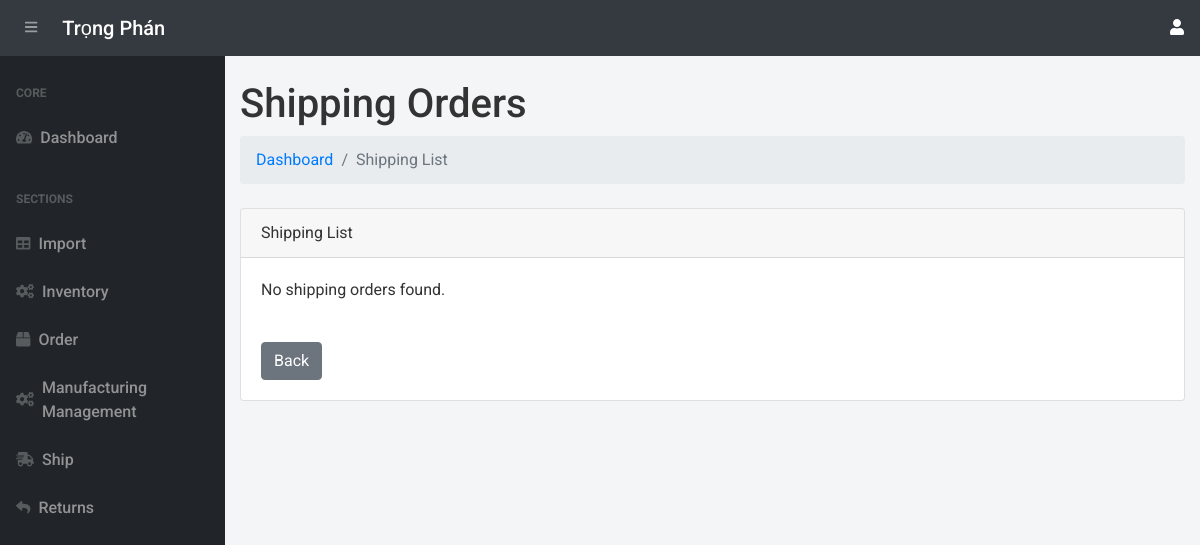
The page /shipping-list/ (signed in) on the database as committed earlier.
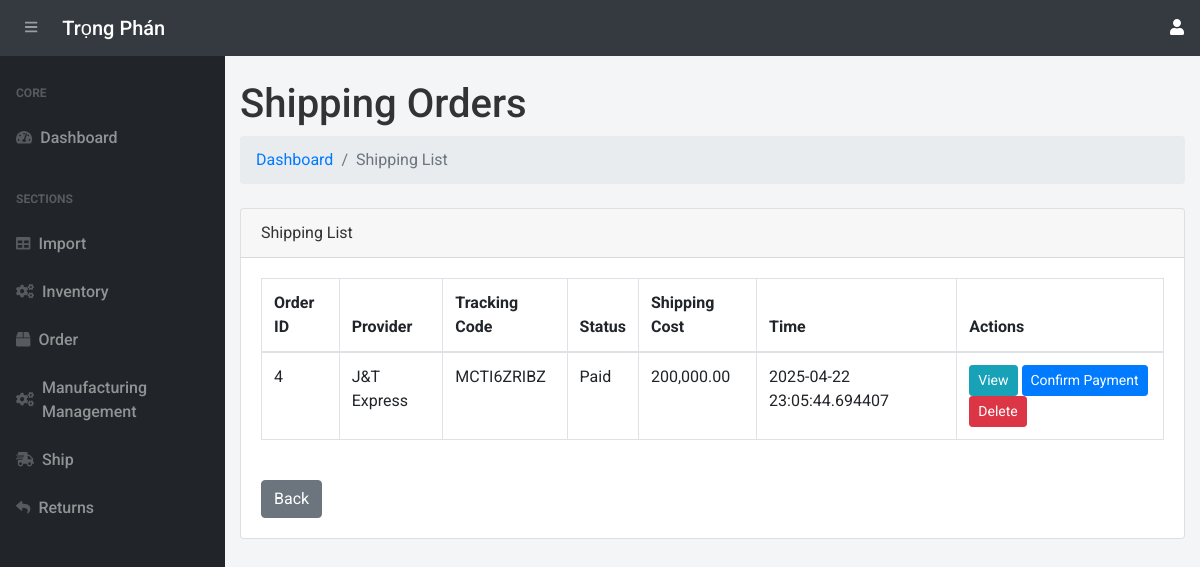
The same page on the database as committed later.
### app.py (models this page shows, shortened)
class Shipping(db.Model):
    __tablename__ = 'shipping'
    shipping_id = db.Column(db.Integer, primary_key=True)
    order_id = db.Column(db.Integer, db.ForeignKey('orders.order_id'))
    tracking_code = db.Column(db.String(255), unique=True)
    provider = db.Column(db.String(255), nullable=False)
    shipping_cost = db.Column(db.Numeric(10, 2), nullable=False)
    shipping_status = db.Column(db.String(50), default='Processing')  # Status: Pending, Shipped, Delivered
    pay_method=db.Column(db.String(255), nullable=False)
    shipment_time = db.Column(db.DateTime, default=vietnam_now)
    order = db.relationship('Order', backref='shipping_details')

### app.py (the view)
@app.route('/shipping-list/', methods=["GET"])
@login_required
def shipping_list():
    page = request.args.get('page', 1, type=int)
    shippings = Shipping.query.paginate(page=page, per_page=10)
    return render_template('shipping-list.html', shippings=shippings)

### app.py (called while the page is built, shortened)
@login_manager.user_loader
def load_user(user_id):
    return User.query.get(int(user_id))

def add_monthly_data():
    current_year = datetime.now().year
    months = [f"{current_year}-{str(month).zfill(2)}" for month in range(1, 4)]  # Tháng 1 đến tháng 6
    for month in months:
        existing_month_data = db.session.query(Order).filter(Order.order_date.like(f'{month}%')).first()
    db.session.commit()

@app.before_request
def initialize_data():
    add_monthly_data()

@app.template_filter('format_price')
@login_required
def format_price(value):
    try:
        return "{:,.2f}".format(value)
    except (ValueError, TypeError):
        return value

### templates/shipping-list.html (shortened to what this page needs)
{% extends 'base.html' %}
{% block content %}
<main>
    <div class="container-fluid">
        <h1 class="mt-4">Shipping Orders</h1>
        <ol class="breadcrumb mb-4">
            <li class="breadcrumb-item"><a href="/">Dashboard</a></li>
            <li class="breadcrumb-item active">Shipping List</li>
        </ol>
        <div class="card mb-4">
            <div class="card-header">Shipping List</div>
            <div class="card-body">
                <div class="table-responsive">
                    {% if shippings.items %}
                        <table class="table table-bordered" id="dataTable" width="100%" cellspacing="0">
                            <thead>
                                <tr>
                                    <th>Order ID</th>
                                    <th>Provider</th>
                                    <th>Tracking Code</th>
                                    <th>Status</th>
                                    <th>Shipping Cost</th>
                                    <th>Time</th>
                                    <th>Actions</th>
                                </tr>
                            </thead>
                            <tbody>
                                {% for shipping in shippings.items %}
                                    <tr>
                                        <td>{{ shipping.order_id }}</td>
                                        <td>{{ shipping.provider }}</td>
                                        <td>{{ shipping.tracking_code }}</td>
                                        <td>{{ shipping.shipping_status }}</td>
                                        <td>{{ shipping.shipping_cost | format_price }}</td>
                                        <td>{{shipping.shipment_time}}</td>
                                        <td>
                                            <a href="{{ url_for('view_shipping', shipping_id=shipping.shipping_id) }}" class="btn btn-info btn-sm">View</a>
                                            <a href="{{ url_for('confirm_shipping_payment', shipping_id=shipping.shipping_id) }}" class="btn btn-primary btn-sm">Confirm Payment</a>
                                            <form action="{{ url_for('delete_shipping_list', shipping_id=shipping.shipping_id) }}" method="POST" style="display:inline;">
                                                <button type="submit" class="btn btn-danger btn-sm" onclick="return confirm('Are you sure you want to delete this item from the shipping ?')">Delete</button>
                                            </form>
                                        </td>
                                    </tr>
                                {% endfor %}
                            </tbody>
                        </table>
                    {% else %}
                        <p>No shipping orders found.</p>
                    {% endif %}
                    <br>
                    <a href="/shipping-queue/" class="btn btn-secondary">Back </a>
                </div>
            </div>
        </div>
    </div>
</main>
{% endblock %}

Rows that differ between the two databases and show on the page:
added Shipping: order_id "4", provider "J&T Express", tracking_code "MCTI6ZRIBZ", shipping_status "Paid", shipping_cost "200,000.00", shipment_time "2025-04-22 23:05:44.694407"
Other text that changed with them:
text no longer shown: "No shipping orders found."
text now shown: "Order ID Provider Tracking Code Status Shipping Cost Time Actions"
